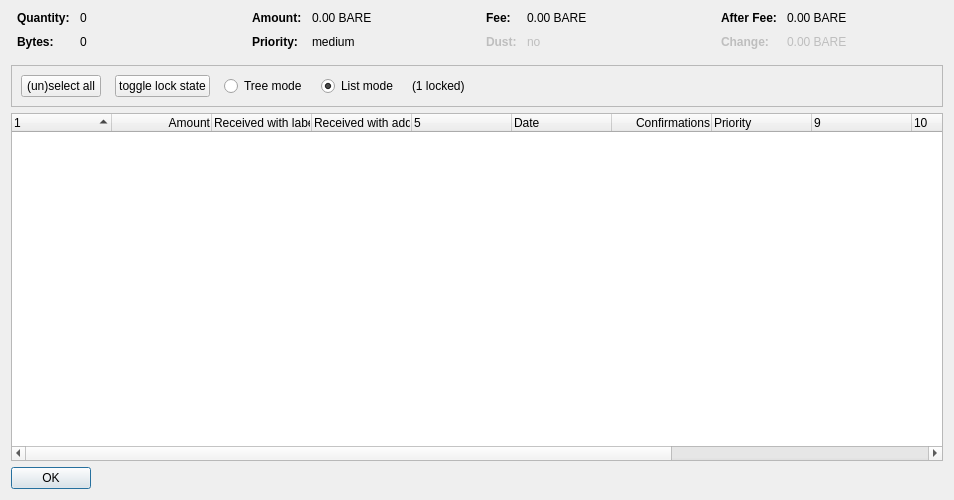
<?xml version="1.0" encoding="UTF-8"?>
<ui version="4.0">
 <class>CoinControlDialog</class>
 <widget class="QDialog" name="CoinControlDialog">
  <property name="geometry">
   <rect>
    <x>0</x>
    <y>0</y>
    <width>954</width>
    <height>500</height>
   </rect>
  </property>
  <property name="windowTitle">
   <string>Coin Selection</string>
  </property>
  <layout class="QVBoxLayout" name="verticalLayout">
   <item>
    <layout class="QHBoxLayout" name="horizontalLayoutTop" stretch="0,0,0,0">
     <property name="topMargin">
      <number>0</number>
     </property>
     <property name="bottomMargin">
      <number>10</number>
     </property>
     <item>
      <layout class="QFormLayout" name="formLayoutCoinControl1">
       <property name="horizontalSpacing">
        <number>10</number>
       </property>
       <property name="verticalSpacing">
        <number>10</number>
       </property>
       <property name="leftMargin">
        <number>6</number>
       </property>
       <property name="rightMargin">
        <number>6</number>
       </property>
       <item row="0" column="0">
        <widget class="QLabel" name="labelCoinControlQuantityText">
         <property name="font">
          <font>
           <weight>75</weight>
           <bold>true</bold>
          </font>
         </property>
         <property name="text">
          <string>Quantity:</string>
         </property>
        </widget>
       </item>
       <item row="0" column="1">
        <widget class="QLabel" name="labelCoinControlQuantity">
         <property name="cursor">
          <cursorShape>IBeamCursor</cursorShape>
         </property>
         <property name="contextMenuPolicy">
          <enum>Qt::ActionsContextMenu</enum>
         </property>
         <property name="text">
          <string notr="true">0</string>
         </property>
         <property name="textInteractionFlags">
          <set>Qt::LinksAccessibleByMouse|Qt::TextSelectableByKeyboard|Qt::TextSelectableByMouse</set>
         </property>
        </widget>
       </item>
       <item row="1" column="0">
        <widget class="QLabel" name="labelCoinControlBytesText">
         <property name="font">
          <font>
           <weight>75</weight>
           <bold>true</bold>
          </font>
         </property>
         <property name="text">
          <string>Bytes:</string>
         </property>
        </widget>
       </item>
       <item row="1" column="1">
        <widget class="QLabel" name="labelCoinControlBytes">
         <property name="cursor">
          <cursorShape>IBeamCursor</cursorShape>
         </property>
         <property name="contextMenuPolicy">
          <enum>Qt::ActionsContextMenu</enum>
         </property>
         <property name="text">
          <string notr="true">0</string>
         </property>
         <property name="textInteractionFlags">
          <set>Qt::LinksAccessibleByMouse|Qt::TextSelectableByKeyboard|Qt::TextSelectableByMouse</set>
         </property>
        </widget>
       </item>
      </layout>
     </item>
     <item>
      <layout class="QFormLayout" name="formLayoutCoinControl2">
       <property name="horizontalSpacing">
        <number>10</number>
       </property>
       <property name="verticalSpacing">
        <number>10</number>
       </property>
       <property name="leftMargin">
        <number>6</number>
       </property>
       <property name="rightMargin">
        <number>6</number>
       </property>
       <item row="0" column="0">
        <widget class="QLabel" name="labelCoinControlAmountText">
         <property name="font">
          <font>
           <weight>75</weight>
           <bold>true</bold>
          </font>
         </property>
         <property name="text">
          <string>Amount:</string>
         </property>
        </widget>
       </item>
       <item row="0" column="1">
        <widget class="QLabel" name="labelCoinControlAmount">
         <property name="cursor">
          <cursorShape>IBeamCursor</cursorShape>
         </property>
         <property name="contextMenuPolicy">
          <enum>Qt::ActionsContextMenu</enum>
         </property>
         <property name="text">
          <string notr="true">0.00 BARE</string>
         </property>
         <property name="textInteractionFlags">
          <set>Qt::LinksAccessibleByMouse|Qt::TextSelectableByKeyboard|Qt::TextSelectableByMouse</set>
         </property>
        </widget>
       </item>
       <item row="1" column="0">
        <widget class="QLabel" name="labelCoinControlPriorityText">
         <property name="font">
          <font>
           <weight>75</weight>
           <bold>true</bold>
          </font>
         </property>
         <property name="text">
          <string>Priority:</string>
         </property>
        </widget>
       </item>
       <item row="1" column="1">
        <widget class="QLabel" name="labelCoinControlPriority">
         <property name="cursor">
          <cursorShape>IBeamCursor</cursorShape>
         </property>
         <property name="contextMenuPolicy">
          <enum>Qt::ActionsContextMenu</enum>
         </property>
         <property name="text">
          <string>medium</string>
         </property>
         <property name="textInteractionFlags">
          <set>Qt::LinksAccessibleByMouse|Qt::TextSelectableByKeyboard|Qt::TextSelectableByMouse</set>
         </property>
        </widget>
       </item>
      </layout>
     </item>
     <item>
      <layout class="QFormLayout" name="formLayoutCoinControl3">
       <property name="horizontalSpacing">
        <number>10</number>
       </property>
       <property name="verticalSpacing">
        <number>10</number>
       </property>
       <property name="leftMargin">
        <number>6</number>
       </property>
       <property name="rightMargin">
        <number>6</number>
       </property>
       <item row="0" column="0">
        <widget class="QLabel" name="labelCoinControlFeeText">
         <property name="font">
          <font>
           <weight>75</weight>
           <bold>true</bold>
          </font>
         </property>
         <property name="text">
          <string>Fee:</string>
         </property>
        </widget>
       </item>
       <item row="0" column="1">
        <widget class="QLabel" name="labelCoinControlFee">
         <property name="cursor">
          <cursorShape>IBeamCursor</cursorShape>
         </property>
         <property name="contextMenuPolicy">
          <enum>Qt::ActionsContextMenu</enum>
         </property>
         <property name="text">
          <string notr="true">0.00 BARE</string>
         </property>
         <property name="textInteractionFlags">
          <set>Qt::LinksAccessibleByMouse|Qt::TextSelectableByKeyboard|Qt::TextSelectableByMouse</set>
         </property>
        </widget>
       </item>
       <item row="1" column="0">
        <widget class="QLabel" name="labelCoinControlLowOutputText">
         <property name="enabled">
          <bool>false</bool>
         </property>
         <property name="font">
          <font>
           <weight>75</weight>
           <bold>true</bold>
          </font>
         </property>
         <property name="text">
          <string>Dust:</string>
         </property>
        </widget>
       </item>
       <item row="1" column="1">
        <widget class="QLabel" name="labelCoinControlLowOutput">
         <property name="enabled">
          <bool>false</bool>
         </property>
         <property name="cursor">
          <cursorShape>IBeamCursor</cursorShape>
         </property>
         <property name="contextMenuPolicy">
          <enum>Qt::ActionsContextMenu</enum>
         </property>
         <property name="text">
          <string>no</string>
         </property>
         <property name="textInteractionFlags">
          <set>Qt::LinksAccessibleByMouse|Qt::TextSelectableByKeyboard|Qt::TextSelectableByMouse</set>
         </property>
        </widget>
       </item>
      </layout>
     </item>
     <item>
      <layout class="QFormLayout" name="formLayoutCoinControl4">
       <property name="horizontalSpacing">
        <number>10</number>
       </property>
       <property name="verticalSpacing">
        <number>10</number>
       </property>
       <property name="leftMargin">
        <number>6</number>
       </property>
       <property name="rightMargin">
        <number>6</number>
       </property>
       <item row="0" column="0">
        <widget class="QLabel" name="labelCoinControlAfterFeeText">
         <property name="font">
          <font>
           <weight>75</weight>
           <bold>true</bold>
          </font>
         </property>
         <property name="text">
          <string>After Fee:</string>
         </property>
        </widget>
       </item>
       <item row="0" column="1">
        <widget class="QLabel" name="labelCoinControlAfterFee">
         <property name="cursor">
          <cursorShape>IBeamCursor</cursorShape>
         </property>
         <property name="contextMenuPolicy">
          <enum>Qt::ActionsContextMenu</enum>
         </property>
         <property name="text">
          <string notr="true">0.00 BARE</string>
         </property>
         <property name="textInteractionFlags">
          <set>Qt::LinksAccessibleByMouse|Qt::TextSelectableByKeyboard|Qt::TextSelectableByMouse</set>
         </property>
        </widget>
       </item>
       <item row="1" column="0">
        <widget class="QLabel" name="labelCoinControlChangeText">
         <property name="enabled">
          <bool>false</bool>
         </property>
         <property name="font">
          <font>
           <weight>75</weight>
           <bold>true</bold>
          </font>
         </property>
         <property name="text">
          <string>Change:</string>
         </property>
        </widget>
       </item>
       <item row="1" column="1">
        <widget class="QLabel" name="labelCoinControlChange">
         <property name="enabled">
          <bool>false</bool>
         </property>
         <property name="cursor">
          <cursorShape>IBeamCursor</cursorShape>
         </property>
         <property name="contextMenuPolicy">
          <enum>Qt::ActionsContextMenu</enum>
         </property>
         <property name="text">
          <string notr="true">0.00 BARE</string>
         </property>
         <property name="textInteractionFlags">
          <set>Qt::LinksAccessibleByMouse|Qt::TextSelectableByKeyboard|Qt::TextSelectableByMouse</set>
         </property>
        </widget>
       </item>
      </layout>
     </item>
    </layout>
   </item>
   <item>
    <widget class="QFrame" name="frame">
     <property name="minimumSize">
      <size>
       <width>0</width>
       <height>40</height>
      </size>
     </property>
     <property name="frameShape">
      <enum>QFrame::StyledPanel</enum>
     </property>
     <property name="frameShadow">
      <enum>QFrame::Sunken</enum>
     </property>
     <layout class="QHBoxLayout" name="horizontalLayout">
      <item>
       <layout class="QHBoxLayout" name="horizontalLayoutPanel" stretch="0,0,0,0,0,0">
        <property name="spacing">
         <number>14</number>
        </property>
        <item>
         <widget class="QPushButton" name="pushButtonSelectAll">
          <property name="sizePolicy">
           <sizepolicy hsizetype="Maximum" vsizetype="Fixed">
            <horstretch>0</horstretch>
            <verstretch>0</verstretch>
           </sizepolicy>
          </property>
          <property name="text">
           <string>(un)select all</string>
          </property>
          <property name="autoDefault">
           <bool>false</bool>
          </property>
         </widget>
        </item>
        <item>
         <widget class="QPushButton" name="pushButtonToggleLock">
          <property name="sizePolicy">
           <sizepolicy hsizetype="Maximum" vsizetype="Fixed">
            <horstretch>0</horstretch>
            <verstretch>0</verstretch>
           </sizepolicy>
          </property>
          <property name="text">
           <string>toggle lock state</string>
          </property>
          <property name="autoDefault">
           <bool>false</bool>
          </property>
         </widget>
        </item>
        <item>
         <widget class="QRadioButton" name="radioTreeMode">
          <property name="sizePolicy">
           <sizepolicy hsizetype="Maximum" vsizetype="Fixed">
            <horstretch>0</horstretch>
            <verstretch>0</verstretch>
           </sizepolicy>
          </property>
          <property name="text">
           <string>Tree mode</string>
          </property>
         </widget>
        </item>
        <item>
         <widget class="QRadioButton" name="radioListMode">
          <property name="sizePolicy">
           <sizepolicy hsizetype="Maximum" vsizetype="Fixed">
            <horstretch>0</horstretch>
            <verstretch>0</verstretch>
           </sizepolicy>
          </property>
          <property name="text">
           <string>List mode</string>
          </property>
          <property name="checked">
           <bool>true</bool>
          </property>
         </widget>
        </item>
        <item>
         <widget class="QLabel" name="labelLocked">
          <property name="text">
           <string>(1 locked)</string>
          </property>
         </widget>
        </item>
        <item>
         <spacer name="horizontalSpacer">
          <property name="orientation">
           <enum>Qt::Horizontal</enum>
          </property>
          <property name="sizeHint" stdset="0">
           <size>
            <width>40</width>
            <height>20</height>
           </size>
          </property>
         </spacer>
        </item>
       </layout>
      </item>
     </layout>
    </widget>
   </item>
   <item>
    <widget class="CoinControlTreeWidget" name="treeWidget">
     <property name="contextMenuPolicy">
      <enum>Qt::CustomContextMenu</enum>
     </property>
     <property name="sortingEnabled">
      <bool>false</bool>
     </property>
     <property name="columnCount">
      <number>13</number>
     </property>
     <attribute name="headerShowSortIndicator" stdset="0">
      <bool>true</bool>
     </attribute>
     <attribute name="headerStretchLastSection">
      <bool>false</bool>
     </attribute>
     <column>
      <property name="text">
       <string/>
      </property>
     </column>
     <column>
      <property name="text">
       <string>Amount</string>
      </property>
      <property name="textAlignment">
       <set>AlignTrailing|AlignVCenter</set>
      </property>
     </column>
     <column>
      <property name="text">
       <string>Received with label</string>
      </property>
     </column>
     <column>
      <property name="text">
       <string>Received with address</string>
      </property>
     </column>
     <column>
      <property name="text">
       <string/>
      </property>
     </column>
     <column>
      <property name="text">
       <string>Date</string>
      </property>
     </column>
     <column>
      <property name="text">
       <string>Confirmations</string>
      </property>
      <property name="toolTip">
       <string>Confirmed</string>
      </property>
      <property name="textAlignment">
       <set>AlignTrailing|AlignVCenter</set>
      </property>
     </column>
     <column>
      <property name="text">
       <string>Priority</string>
      </property>
     </column>
     <column>
      <property name="text">
       <string/>
      </property>
     </column>
     <column>
      <property name="text">
       <string/>
      </property>
     </column>
     <column>
      <property name="text">
       <string/>
      </property>
     </column>
     <column>
      <property name="text">
       <string/>
      </property>
     </column>
     <column>
      <property name="text">
       <string/>
      </property>
     </column>
    </widget>
   </item>
   <item>
    <widget class="QDialogButtonBox" name="buttonBox">
     <property name="sizePolicy">
      <sizepolicy hsizetype="Maximum" vsizetype="Fixed">
       <horstretch>0</horstretch>
       <verstretch>0</verstretch>
      </sizepolicy>
     </property>
     <property name="orientation">
      <enum>Qt::Horizontal</enum>
     </property>
     <property name="standardButtons">
      <set>QDialogButtonBox::Ok</set>
     </property>
    </widget>
   </item>
  </layout>
 </widget>
 <customwidgets>
  <customwidget>
   <class>CoinControlTreeWidget</class>
   <extends>QTreeWidget</extends>
   <header>coincontroltreewidget.h</header>
  </customwidget>
 </customwidgets>
 <resources/>
 <connections/>
</ui>
